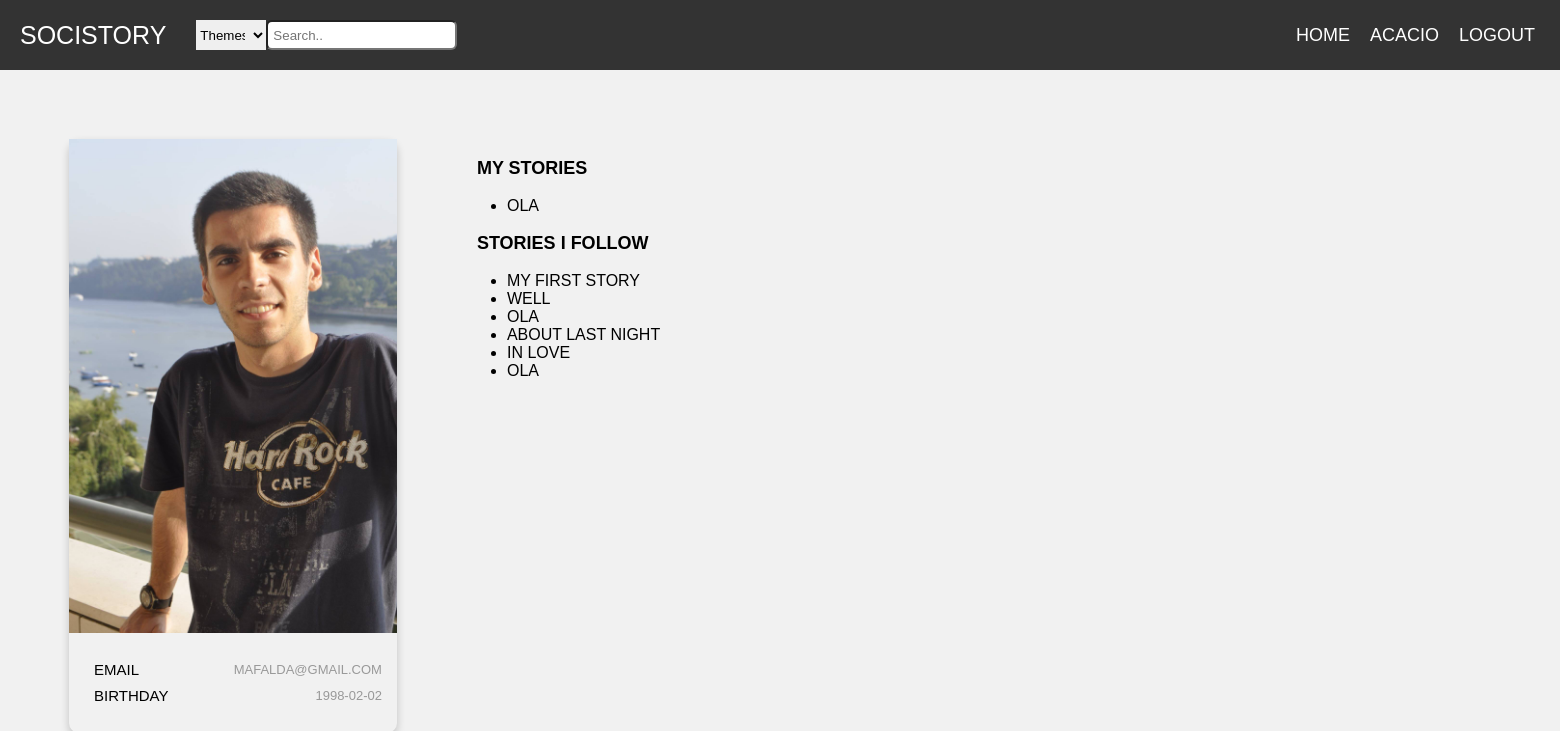
/pages/profilePage.php?username=Mafalda (signed in), run on the app's committed database.
### tables this page shows
CREATE TABLE users(
  username VARCHAR PRIMARY KEY,
  email VARCHAR UNIQUE,
  password VARCHAR(254) NOT NULL,
  salt VARCHAR(32) NOT NULL,
  birthday DATE,
  img VARCHAR
);

CREATE TABLE stories(
  entity_id INTEGER PRIMARY KEY REFERENCES entities,
  username VARCHAR NOT NULL REFERENCES users,
  title TEXT NOT NULL, 
  body TEXT NOT NULL,
  hour DATETIME NOT NULL,
  UNIQUE(username, title, body)
);

### database/db_comments.php (called while the page is built, shortened)
<?php
    function getUsernameInfo($username){
    $db = Database::instance()->db();
    $stmt = $db->prepare('SELECT *, rowid FROM users where username = ?');
    $stmt->execute(array($username));
    return $stmt->fetch();
    }
  function myComments($username) {
    $db = Database::instance()->db();
    $stmt = $db->prepare("SELECT  DISTINCT stories.* from stories LEFT JOIN likes on likes.entity_id = stories.entity_id, comments where comments.username = ?");
    $stmt->execute(array($username));
    return $stmt->fetchAll();
  }
  function myStories($username) {
    $db = Database::instance()->db();
    $stmt = $db->prepare('SELECT title FROM stories WHERE username = ?');
    $stmt->execute(array($username));
    return $stmt->fetchAll();
  }
?>

### pages/profilePage.php (the view, shortened to what this page needs)
<?php
include_once('../templates/common.php');
include_once('../database/db_comments.php');
$profileInfo = getUsernameInfo($_GET['username']);
$mystories = myStories($_GET['username']);
$myCommentStories =  myComments($_GET['username']);
    ?>
 <link rel="stylesheet" href="../css/profilePage.css">
<div class="container">
    <div class="card">
            <img src="<?=$profileInfo['img']?>" alt="MyImg" style="width:100%">
        <div style="margin: 24px 0;">
            <ul class="single-category">
                <li class="row">
                    <h6 class="email">Email</h6>
                    <span> <?=$profileInfo['email']?></span> </li>
                <li class="row">
                    <h6 class="birthday">Birthday</h6>
                    <span> <?=$profileInfo['birthday'] ? $profileInfo['birthday'] :'No day inserted'?></span> </li>
            </ul>
            </div>
    </div>
    <section id="stories">
        <div class="container-story">
            <p class="profileinfo" id = myStories>
               <label for="myStories"> My Stories </label>
                <ul>
                    <?php
                    foreach($mystories as $story){
                        ?>
                        <li><?=$story['title']?> </li>
                    <?php }
                    unset($story) ?>
                </ul>
                    </p>
                    <p class="profileinfo" id ="myCommentedStories">
                    <label for="myCommentedStories"> Stories i follow </label>
                    <ul>
                    <?php
                    foreach($myCommentStories as $story){
                        ?>
                        <li><?=$story['title']?> </li>
                    <?php }
                    unset($story) ?>
                </ul>
                    </p>
                    </div>
                    </div>

### css/common.css (style rules this page uses)
* { box-sizing: border-box; }
body { margin: 0; font-family: Poppins, sans-serif; }

### css/mainPage.css (style rules this page uses)
body { font-family: Poppins-Regular, sans-serif; }
.row { display: -ms-flexbox; display: flex; -ms-flex-wrap: wrap; flex-wrap: wrap; }
body { margin: 0; padding: 0; font-family: Raleway; text-transform: uppercase; font-size: 11px; }

### css/profilePage.css (style rules this page uses)
html, body, .sidebar, .content-posts { height: 100%; }
body { font-size: 16px; font-family: Poppins, sans-serif; font-weight: normal; background-color: #f1f1f1; }
.container { width: 110%; padding-right:15px; padding-left:15px; }
p { margin-top: 0; display: block; margin-block-start: 1em; margin-block-end: 1em; margin-inline-start: 0px; margin-inline-end: 0px; }
.container { width: 100%; padding-right: 15px; padding-left: 15px; margin-right: auto; margin-left: auto; display: flex; margin-right: -15px; margin-left: -15px; }
section#stories { padding: 70; }
p#myStories { font-size: large; font-weight: 900; }
p#myCommentedStories { font-size: large; }
label { margin-bottom: 10px; margin-left: 10px; }
@media (min-width: 768px) { .container { max-width: 720px; } }
.card { box-shadow: 0 4px 8px 0 rgba(0, 0, 0, 0.2); margin: auto; text-align: center; font-family: arial; margin-top: 10%; margin-left: 10%; border-radius: 10px; width:60%; }
.row { display: -ms-flexbox; display: flex; justify-content: space-between; -ms-flex-wrap: wrap; flex-wrap: wrap; position: relative; right: 15; }
.card h6 { font-size: 15px; margin: 0px; padding-right: 0px; font-weight: normal; line-height: 26px; }
span { font-size: 13px; font-weight: normal; display: block; color: #999999; margin-top: 5px; }
ul.single-category { display: flex; flex-direction: column; }
.container-story { width: 1000%; }
.profileinfo label { font-weight: 900; }

### data on the page
users: img (picture), email "MAFALDA@GMAIL.COM", birthday "1998-02-02"
stories: title "OLA"
stories: title "MY FIRST STORY"
stories: title "WELL"
stories: title "ABOUT LAST NIGHT"
stories: title "IN LOVE"
stories: title "OLA"

### other printed values
$username "ACACIO"
